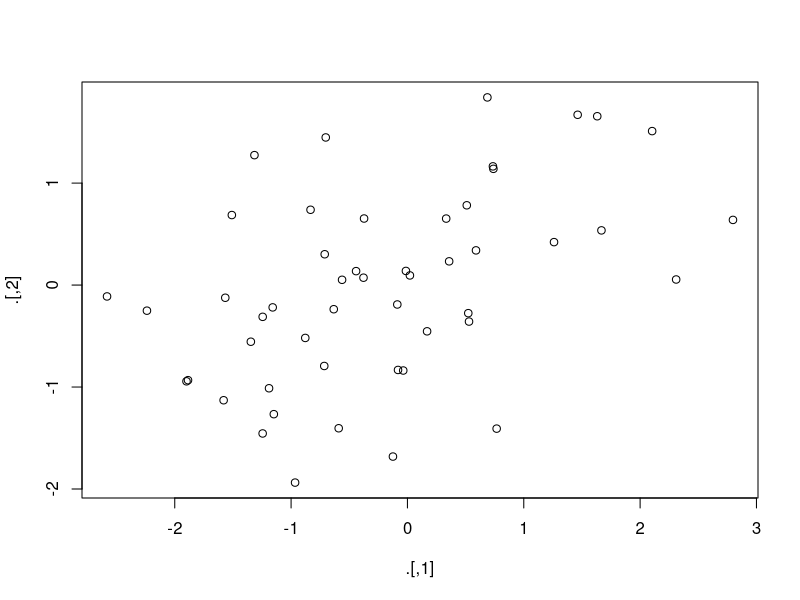
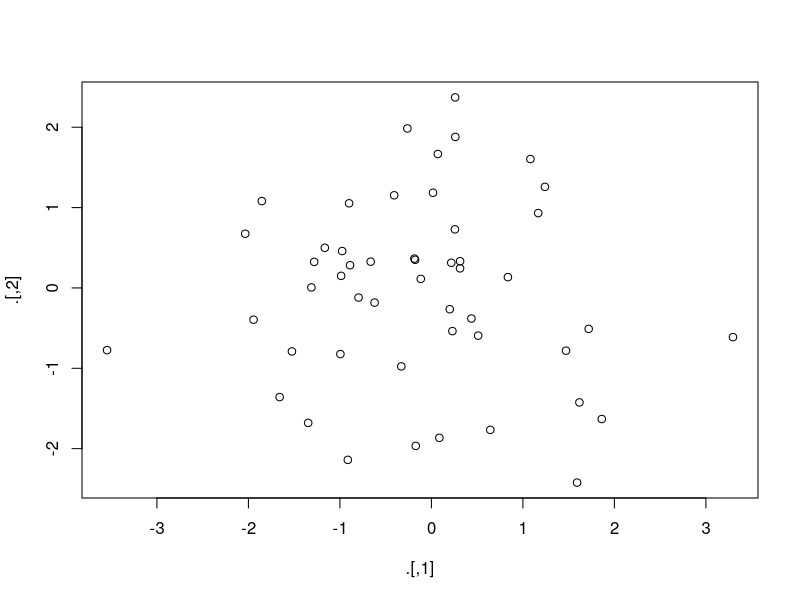

Write the R code that produced these figures, in order.
## ---- chunk 1
library(magrittr)
rnorm(100) %>%
  matrix(ncol = 2) %>%
  plot() %>%
  str()

# Using the Tee pipe allows for seeing the data prior to plotting
rnorm(100) %>%
  matrix(ncol = 2) %T>%
  plot() %>%
  str()
## ---- chunk 2
# Output the correlation of `disp` to `mpg`
mtcars %$%
  cor(disp, mpg)
## ---- chunk 3
mtcars <- mtcars %>% 
  transform(cyl = cyl * 2)
## ---- chunk 4
mtcars %<>% transform(cyl = cyl * 2)
